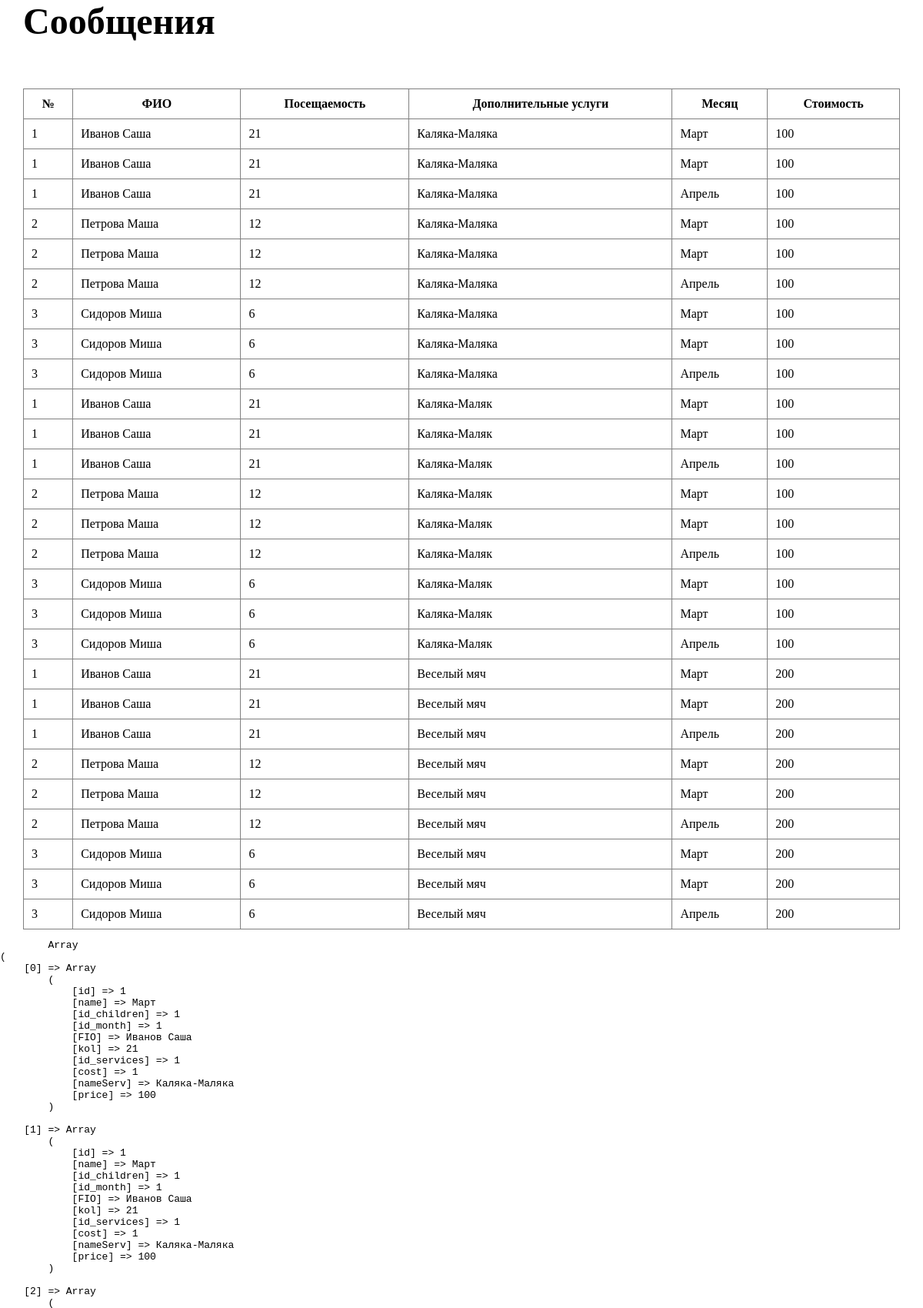
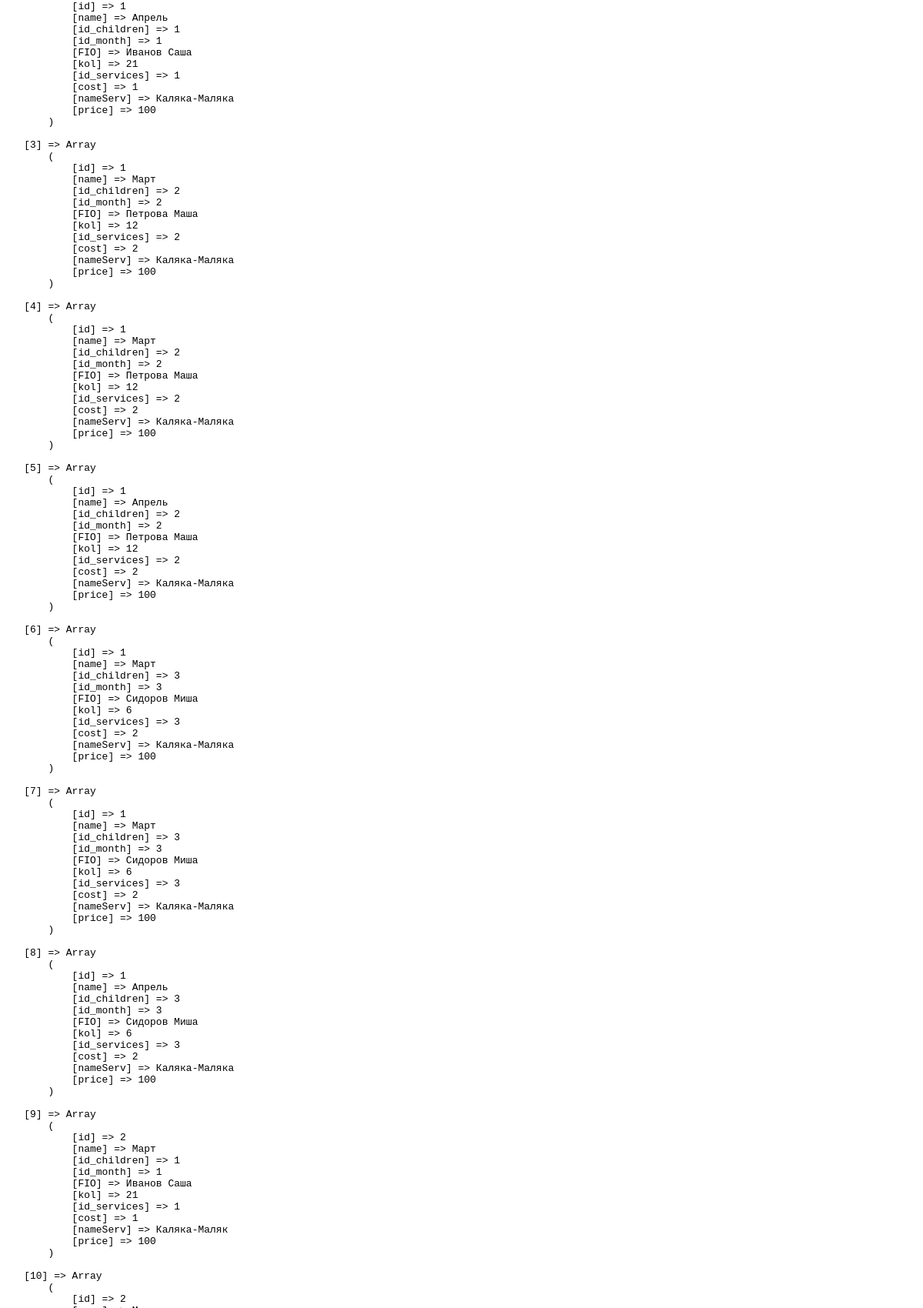
The app's page /admin.php (upper part) with its own data (2 pictures, top to bottom).
### tables this page shows
CREATE TABLE `coming_tab` (
  `id_children` int(11) NOT NULL,
  `id_month` int(11) NOT NULL,
  `FIO` varchar(30) NOT NULL,
  `kol` int(11) NOT NULL,
  `id_services` int(11) DEFAULT '1',
  `cost` int(11) NOT NULL
);

CREATE TABLE `servis_tab` (
  `id` int(11) NOT NULL,
  `nameServ` varchar(30) NOT NULL,
  `price` int(11) NOT NULL
);

CREATE TABLE `month_tab` (
  `id` int(11) NOT NULL,
  `name` varchar(30) NOT NULL
);

### admin.php (the view, shortened to what this page needs)
<?php
require_once "db.php";
$stmt = $pdo->query("select * from month_tab, coming_tab, servis_tab");
$messages = $stmt->fetchAll();
?>
<!DOCTYPE html>
<html lang="ru">
<head>
    <link rel="stylesheet" href="css/style.css">
</head>
<body>
    <div class="container">
        <h2>Сообщения</h2>
        <table border="1">
            <tr>
                <th>№</th>
                <th>ФИО</th>
                <th>Посещаемость</th>
                <th>Дополнительные услуги</th>
                <th>Месяц</th>
                <th>Стоимость</th>
            </tr>
            <?php foreach ($messages as $key => $message) : ?>
                <tr>
                    <td><?= htmlspecialchars($message['id_month']) ?></td>
                    <td><?= htmlspecialchars($message['FIO']) ?></td>
                    <td><?= htmlspecialchars($message['kol']) ?></td>
                    <td><?= htmlspecialchars($message['nameServ']) ?></td>
                    <td><?= htmlspecialchars($message['name']) ?></td>
                    <td><?= htmlspecialchars($message['price']) ?></td>
                </tr>
            <?php endforeach; ?>
        </table>
    </div>
    <pre>
        <?php
            print_r($messages);
        ?>
    </pre>
</body>
</html>

### css/style.css (style rules this page uses)
* { box-sizing: border-box; }
body { margin: 0; font-family: Montserrat; }
.container { width: 100%; max-width: 1140px; margin: 0 auto; }
h2 { font-family: Lora; font-size: 48px; margin: 0 0 60px; }

### admin.php (style rules this page uses)
table { border-collapse: collapse; width: 100%; }
td, th { padding: 10px; }

### records on screen
coming_tab: id_month "1", FIO "Иванов Саша", kol "21", id_services.nameServ "Каляка-Маляка", id_month.name "Март", id_services.price "100", month_tab.name "Март", month_tab.name "Апрель", servis_tab.nameServ "Каляка-Маляк", servis_tab.price "100", servis_tab.nameServ "Веселый мяч", servis_tab.price "200"
coming_tab: id_month "2", FIO "Петрова Маша", kol "12", servis_tab.nameServ "Каляка-Маляка", month_tab.name "Март", servis_tab.price "100", id_month.name "Март", month_tab.name "Апрель", id_services.nameServ "Каляка-Маляк", id_services.price "100", servis_tab.nameServ "Веселый мяч", servis_tab.price "200"
coming_tab: id_month "3", FIO "Сидоров Миша", kol "6", servis_tab.nameServ "Каляка-Маляка", month_tab.name "Март", servis_tab.price "100", id_month.name "Апрель", servis_tab.nameServ "Каляка-Маляк", id_services.nameServ "Веселый мяч", id_services.price "200"
